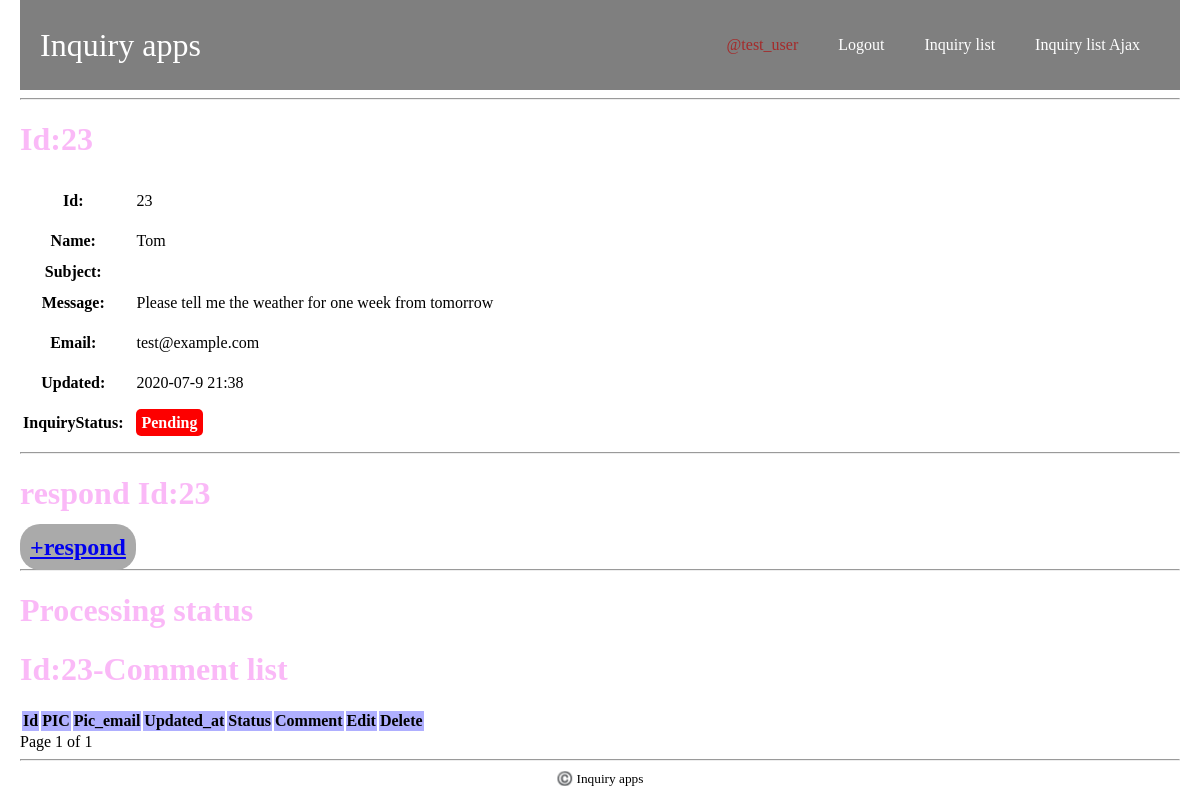
The app's page /inquiry/23/comment/list/ (signed in), older data.
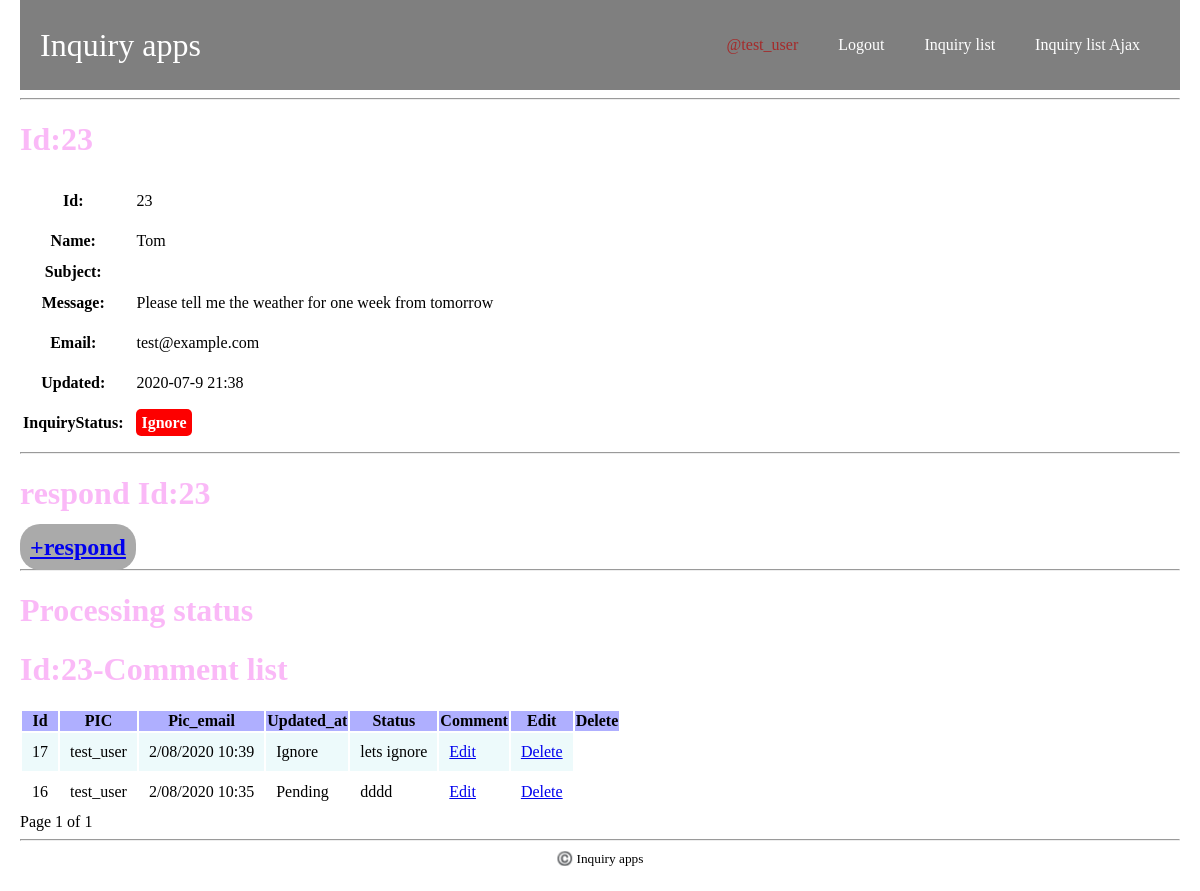
The same page, newer data.
### inquiry_apps/models.py (models this page shows, shortened)
class Inquiry(models.Model):
    class Meta:
        db_table = 'inquiry'
    name = models.CharField(verbose_name='name',
                                max_length=255)
    subject = models.CharField(verbose_name='subject',
                                max_length=255)
    message = models.CharField(verbose_name='message',
                                max_length=500)
    email = models.EmailField(verbose_name='email')
    created_at = models.DateTimeField(verbose_name='created_at',
                                        auto_now_add=True)
    updated_at = models.DateTimeField(verbose_name='updated_at',
                                        auto_now_add=True)
    inquiry_status = models.IntegerField(
        verbose_name='inquiry_status',
        choices=InquiryStatus.INQUIRY_STATUS_CHOICES,
        default=0
    )
    def inquiry_status_as_str(self):
        inquiry_status_as_str = InquiryStatus.status_as_str(self.inquiry_status)
        return inquiry_status_as_str

class InquiryComment(models.Model):
    class Meta:
        db_table = 'inquiry_comment'
    inquiry_id = models.IntegerField(verbose_name='inquiry_id',
                                        null=True,)
    user_id = models.IntegerField(verbose_name='user_id',
                                    null=True)
    created_at = models.DateTimeField(verbose_name='created_at',
                                        auto_now_add=True,)
    updated_at = models.DateTimeField(verbose_name='updated_at',
                                        auto_now=True,)
    inquiry_status = models.IntegerField(
        verbose_name='inquiry_status',
        choices=InquiryStatus.INQUIRY_STATUS_CHOICES,
        default=0
    )
    def inquiry_status_as_str(self):
        inquiry_status_as_str = InquiryStatus.status_as_str(self.inquiry_status)
        return inquiry_status_as_str
    comment = models.CharField(max_length=500)

### inquiry_apps/views.py (the view)
# urls.py: path('inquiry/<int:inquiry_id>/comment/list/', views.comment_list, name='comment_list'),
@login_required(login_url='/inquiry/login/')
@require_http_methods(['GET'])
def comment_list(request, inquiry_id):
    inquiry = get_object_or_404(Inquiry, id=inquiry_id)
    comment_list = []
    qs = InquiryComment.objects.filter(inquiry_id=inquiry_id).order_by('id').reverse()
    for inquiry_comment in qs:
        user = User.objects.get(id=inquiry_comment.user_id)
        inquiry_comment_dict = {
            'id': inquiry_comment.id,
            'user_id': inquiry_comment.user_id,
            'user': user.username,
            'email': user.email,
            'updated_at': inquiry_comment.updated_at,
            'comment': inquiry_comment.comment,
            'inquiry_status': inquiry_comment.inquiry_status_as_str(),
        }
        comment_list.append(inquiry_comment_dict)
    comment_list = _paginator(request, comment_list)
    context = {
        'inquiry': inquiry,
        'comment_list': comment_list,
    }
    return render(request, 'inquiry_apps/comment_list.html', context)

### inquiry_apps/models.py (called while the page is built)
    @classmethod
    def status_as_str(cls, inquiry_status):
        if inquiry_status == cls.Pending:
            return cls.INQUIRY_STATUS_CHOICES[0][1]
        elif inquiry_status == cls.Ignore:
            return cls.INQUIRY_STATUS_CHOICES[1][1]
        elif inquiry_status == cls.Completed:
            return cls.INQUIRY_STATUS_CHOICES[2][1]
        else:
            raise RuntimeError('invalid')

### inquiry_apps/views.py (called while the page is built)
def _paginator(request, qs):
    paginator = Paginator(qs, 5)
    page = request.GET.get('page', 1)
    try:
        inquiry_lists = paginator.page(page)
    except PageNotAnInteger:
        inquiry_lists = paginator.page(1)
    except EmptyPage:
        inquiry_lists = paginator.page(paginator.num_pages)
    return inquiry_lists

### inquiry_apps/templates/inquiry_apps/comment_list.html (shortened to what this page needs)
{% extends 'inquiry_apps/base.html' %}
{% block content %}
<h1>Id:{{ inquiry.id }}</h1>
<table class="inquiry_table">
    <tr>
        <th>Id:</th>
        <td>{{ inquiry.id }}</td>
    </tr>
    <tr>
        <th>Name:</th>
        <td>{{ inquiry.name }}</td>
    </tr>
    <tr>
        <th>Subject:</th>
        <td>{{ inquiry.subject }}</td>
    </tr>
    <tr>
        <th>Message:</th>
        <td>{{ inquiry.message }}</td>
    </tr>
    <tr>
        <th>Email:</th>
        <td>{{ inquiry.email }}</td>
    </tr>
    <tr>
        <th>Updated:</th>
        <td>{{ inquiry.updated_at|date:"Y-m-j H:i" }}</td>
    </tr>
    <tr>
        <th>InquiryStatus:</th>
        <td class="inquiry_status">
        <span>
        {{ inquiry.inquiry_status_as_str}}
        </span>
        </td>
    </tr>
</table>
<hr>
<h1>respond Id:{{ inquiry.id }}</h1>
<h2 class='inquiry_add_comment_proceed'><a href="{% url 'inquiry_apps:comment_add' inquiry.id %}">+respond</a></h2>
<hr>
<h1　style='color:rgba(000,000,255,0.3)'>Processing status</h1>
<h1>Id:{{ inquiry.id }}-Comment list</h1>
<table class="comment_list_table">
    <thead>
        <tr>
            <th>Id</th>
            <th>PIC</th>
            <th>Pic_email</th>
            <th>Updated_at</th>
            <th>Status</th>
            <th>Comment</th>
            <th>Edit</th>
            <th>Delete</th>
        </tr>
    </thead>
    <tbody>
        {% for comment in comment_list %}
        <tr>
            <td>{{ comment.id }}</td>
            <td>
                <div class="container"><span>PIC</span>
                    <span>{{ comment.user }}</span></div>
            </td>
            <td><div class="container"><span>Updated_at</span><span>{{ comment.updated_at|date:"j/m/Y H:i " }}</span></div></td>
            <td><div class="container"><span>Status</span>
                <span>
                {{ comment.inquiry_status }}
                </span></div>
            </td>
            <td><div class="container"><span>Comment</span><span>{{ comment.comment|truncatechars:150 }}</span></div></td>
            <td><div class="container"><a href="{% url 'inquiry_apps:edit_comment' inquiry.id comment.id %}">Edit</a></div></td>
            <td><div class="container"><a href="{% url 'inquiry_apps:delete_comment' inquiry.id comment.id %}">Delete</a></div></td>
        </tr>
        {% endfor %}
    </tbody>
</table>
Page {{ comment_list.number }} of {{ comment_list.paginator.num_pages }}
{% endblock %}

### inquiry_apps/templates/inquiry_apps/base.html (shortened to what this page needs)
{% load static %}
<!doctype html>
<html lang="ja">
<head>
    <link rel="stylesheet" href="{% static 'inquiry_apps/css/base.css' %}">
</head>
<body>
    <header class="header">
        <div class="header-bg">
            <div class="header-cat">
                <div class="header-logo">
                    <a href="/">Inquiry apps</a>
                </div>
                <nav class="header-navi">
                    <div class="header-navi-wrap">
                        <ul class="header-navi-list">
                            <li class="header-navi-item"><a href="{% url 'inquiry_apps:edit_profile' %}" style="color:brown;">@{{ user }}</a></li>
                            <li class="header-navi-item"><a href="{% url 'inquiry_apps:inquiry_logout' %}">Logout</a></li>
                            <li class="header-navi-item"><a href="{% url 'inquiry_apps:inquiry_list' %}">Inquiry list</a></li>
                            <li class="header-navi-item"><a href="{% url 'inquiry_apps:inquiry_list_ajax' %}">Inquiry list Ajax</a></li>
                        </ul>
                    </div>
                </nav>
            </div>
        </div>
    </header>
    <div class="content">
        <hr>
        {% block content %}
        {% endblock %}
    </div>
    <hr>
    <div class="footer">
        <small class="copy-right">©️ Inquiry apps</small>
    </div>
</body>
</html>

### inquiry_apps/static/inquiry_apps/css/base.css (style rules this page uses)
html { font-size: 16px; }
body { margin: 0 20px; }
ul, ol { list-style: none; }
h1 { color: rgba(241, 70, 233, 0.377); }
.header { width: 100%; left: 0; top: 0; z-index: 1000; background-color: rgb(000,000,000,.5); }
.header-bg { position: relative; z-index: 2; padding: 20px; flex-wrap: wrap; }
.header-logo a { font-family: cursive; display: block; text-decoration: none; font-size: 2rem; color: #fff; }
.header-cat { display: flex; flex-wrap: wrap; justify-content: space-between; align-items: center; }
.header-navi-list { display: flex; }
.header-navi a { text-decoration: none; padding-left: 20px; padding-right: 20px; font-size: 1rem; color: #fff; }
.inquiry_add_comment_proceed { display:inline; background: #aaaaaa; color: #ffffff; padding: 10px; border-radius: 20px; }
table tr td { padding: 10px; }
.inquiry_list_table thead, .comment_list_table thead { background: rgba(55, 55, 255, .4); }
.inquiry_list_table tr:nth-child(odd) td, .comment_list_table tr:nth-child(odd) td { background: rgba(161, 230, 233, 0.192); }
table tr .inquiry_status span { color: white; padding: 5px; border-radius: 5px; background: #fd0000; font-weight: bold; }
.footer { text-align: center; }

Row changes from the older to the newer data that the page shows:
changed Inquiry "Tom": inquiry_status_as_str "Pending" → "Ignore"
added InquiryComment: updated_at "2/08/2020 10:39", comment "lets ignore"
added InquiryComment: updated_at "2/08/2020 10:35", comment "dddd"
Text that changed along with them:
new list line: "17 Ignore Edit Delete"
new list line: "test_user"
new list line: "16 Pending Edit Delete"
